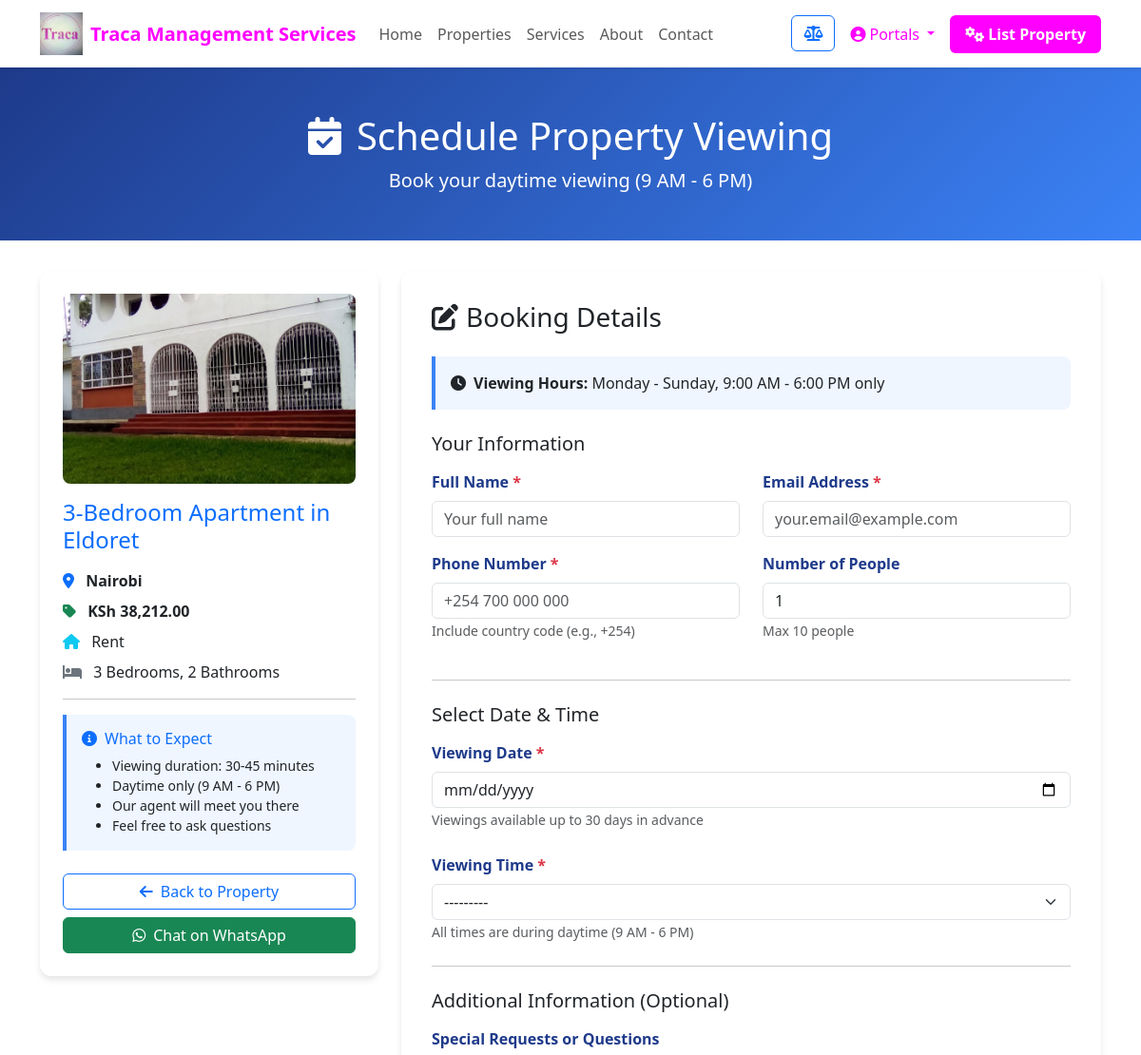
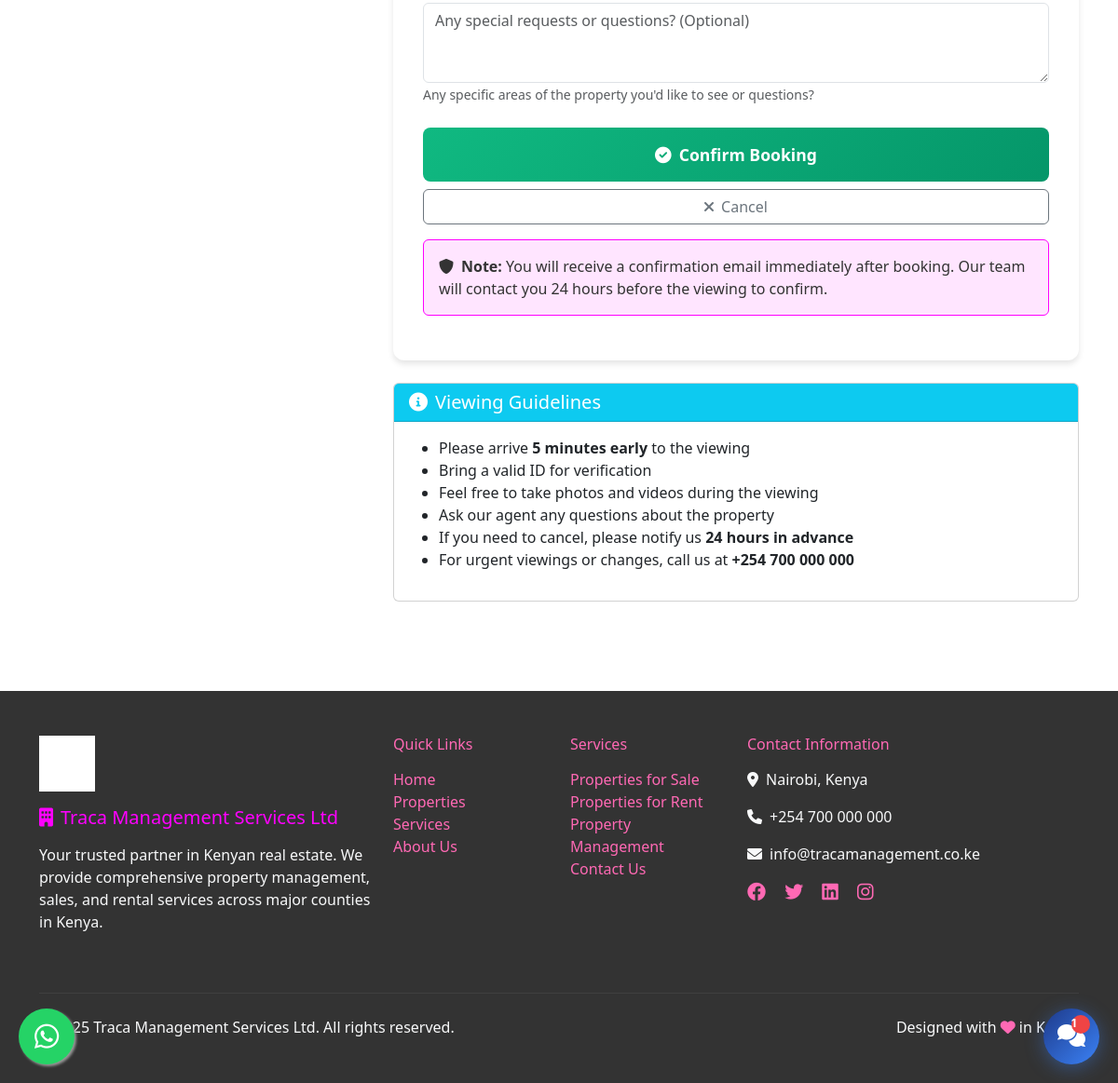
The app's page /properties/28/book-viewing/ with its own data (2 pictures, top to bottom).
### listings/models.py (models this page shows, shortened)
class Property(models.Model):
    PROPERTY_TYPES = [
        ('sale', 'Sale'),
        ('rent', 'Rent'),
        ('management', 'Management'),
    ]
    title = models.CharField(max_length=200)
    property_type = models.CharField(max_length=20, choices=PROPERTY_TYPES)
    county = models.ForeignKey(County, on_delete=models.CASCADE, related_name='properties')
    landlord = models.ForeignKey('Landlord', on_delete=models.CASCADE, related_name='properties', null=True, blank=True, help_text="Property owner/landlord")
    price = models.DecimalField(max_digits=15, decimal_places=2, null=True, blank=True, validators=[MinValueValidator(0)])
    area = models.DecimalField(max_digits=10, decimal_places=2, null=True, blank=True, validators=[MinValueValidator(0)])
    bedrooms = models.PositiveIntegerField(null=True, blank=True)
    bathrooms = models.PositiveIntegerField(null=True, blank=True)
    bathtubs = models.PositiveIntegerField(null=True, blank=True)
    washrooms = models.PositiveIntegerField(null=True, blank=True)
    parking_slots = models.PositiveIntegerField(null=True, blank=True)
    is_furnished = models.BooleanField(default=False, help_text="Is the property furnished?")
    pet_friendly = models.BooleanField(default=False, help_text="Are pets allowed?")
    near_school = models.BooleanField(default=False, help_text="Is property near a school?")
    amenities = models.ManyToManyField(Amenity, blank=True, related_name='properties')
    is_verified = models.BooleanField(default=False)
    virtual_tour_url = models.URLField(blank=True, null=True)
    video_tour = models.FileField(upload_to='properties/videos/', blank=True, null=True)
    description = models.TextField()
    created_at = models.DateTimeField(auto_now_add=True)
    class Meta:
        verbose_name_plural = "Properties"
        ordering = ['-created_at']
    @property
    def main_image(self):
        return self.media.filter(media_type='image').first()

class PropertyMedia(models.Model):
    MEDIA_TYPES = [
        ('image', 'Image'),
        ('video', 'Video'),
        ('virtual_tour', 'Virtual Tour'),
    ]
    property = models.ForeignKey(Property, on_delete=models.CASCADE, related_name='media')
    media_type = models.CharField(max_length=20, choices=MEDIA_TYPES)
    file = models.FileField(upload_to='properties/')
    caption = models.CharField(max_length=200, blank=True)
    is_primary = models.BooleanField(default=False)
    order = models.PositiveIntegerField(default=0)
    created_at = models.DateTimeField(auto_now_add=True)
    class Meta:
        ordering = ['order', 'created_at']
        verbose_name_plural = "Property Media"

class County(models.Model):
    name = models.CharField(max_length=100, unique=True)
    slug = models.SlugField(max_length=100, unique=True)
    description = models.TextField(blank=True)
    main_towns = models.TextField(blank=True, help_text="Comma-separated list of main towns in this county")
    is_active = models.BooleanField(default=True)
    created_at = models.DateTimeField(auto_now_add=True)
    updated_at = models.DateTimeField(auto_now=True)
    class Meta:
        verbose_name_plural = "Counties"
        ordering = ['name']

### listings/views.py (the view)
# urls.py: path('properties/<int:pk>/book-viewing/', views.book_property_viewing, name='book_viewing'),
def book_property_viewing(request, pk):
    property_obj = get_object_or_404(Property, pk=pk, property_type__in=['sale', 'rent'])
    today = date.today()
    end_date = today + timedelta(days=30)
    booked_slots = PropertyViewing.objects.filter(
        property_item=property_obj,
        viewing_date__gte=today,
        viewing_date__lte=end_date,
        status__in=['pending', 'confirmed']
    ).values('viewing_date', 'viewing_time')
    booked_dict = {}
    for slot in booked_slots:
        date_key = slot['viewing_date'].isoformat()
        if date_key not in booked_dict:
            booked_dict[date_key] = []
        booked_dict[date_key].append(slot['viewing_time'])
    if request.method == 'POST':
        form = PropertyViewingForm(request.POST, property=property_obj)
        if form.is_valid():
            viewing = form.save(commit=False)
            viewing.property_item = property_obj
            viewing.save()
            send_viewing_notifications(viewing, property_obj)
            viewing.is_notified = True
            viewing.confirmation_sent = True
            viewing.save()
            messages.success(
                request,
                f'Viewing booked successfully for {viewing.viewing_date} at {viewing.get_viewing_time_display()}! '
                'Check your email for confirmation.'
            )
            return redirect('listings:viewing_confirmation', pk=viewing.pk)
        else:
            messages.error(request, 'Please correct the errors below.')
    else:
        form = PropertyViewingForm(property=property_obj)
    context = {
        'property': property_obj,
        'form': form,
        'booked_slots': booked_dict,
        'time_slots': PropertyViewing.TIME_SLOTS,
        'min_date': today.isoformat(),
        'max_date': end_date.isoformat(),
        'year': timezone.now().year,
    }
    return render(request, 'listings/book_viewing.html', context)

### listings/templates/listings/book_viewing.html (shortened to what this page needs)
{% extends 'base.html' %}
{% load static %}
{% load humanize %}
{% block content %}
<div class="booking-header">
    <div class="container text-center">
        <h1><i class="fas fa-calendar-check me-3"></i>Schedule Property Viewing</h1>
        <p class="lead mb-0">Book your daytime viewing (9 AM - 6 PM)</p>
    </div>
</div>
<div class="container pb-5">
    <div class="row">
        <div class="col-lg-4 mb-4">
            <div class="property-summary">
                {% if property.main_image %}
                    <img src="{{ property.main_image.file.url }}" alt="{{ property.title }}" class="property-summary-image">
                {% else %}
                    <img src="{% static 'images/default_property.jpg' %}" alt="{{ property.title }}" class="property-summary-image">
                {% endif %}
                <h4 class="text-primary mb-3">{{ property.title }}</h4>
                <p class="mb-2">
                    <i class="fas fa-map-marker-alt text-primary me-2"></i>
                    <strong>{{ property.county.name }}</strong>
                </p>
                <p class="mb-2">
                    <i class="fas fa-tag text-success me-2"></i>
                    <strong>KSh {{ property.price|intcomma }}</strong>
                </p>
                <p class="mb-2">
                    <i class="fas fa-home text-info me-2"></i>
                    {{ property.get_property_type_display }}
                </p>
                {% if property.bedrooms %}
                <p class="mb-2">
                    <i class="fas fa-bed text-secondary me-2"></i>
                    {{ property.bedrooms }} Bedrooms, {{ property.bathrooms }} Bathrooms
                </p>
                {% endif %}
                <hr>
                <div class="info-box">
                    <h6 class="text-primary"><i class="fas fa-info-circle me-2"></i>What to Expect</h6>
                    <ul class="small mb-0">
                        <li>Viewing duration: 30-45 minutes</li>
                        <li>Daytime only (9 AM - 6 PM)</li>
                        <li>Our agent will meet you there</li>
                        <li>Feel free to ask questions</li>
                    </ul>
                </div>
                <div class="d-grid gap-2">
                    <a href="{% url 'listings:property_detail' property.pk %}" class="btn btn-outline-primary">
                        <i class="fas fa-arrow-left me-2"></i>Back to Property
                    </a>
                    <button class="btn btn-success" onclick="openWhatsApp()">
                        <i class="fab fa-whatsapp me-2"></i>Chat on WhatsApp
                    </button>
                </div>
            </div>
        </div>
        <div class="col-lg-8">
            <div class="booking-form-card">
                <h3 class="mb-4"><i class="fas fa-edit me-2"></i>Booking Details</h3>
                <div class="info-box">
                    <strong><i class="fas fa-clock me-2"></i>Viewing Hours:</strong> Monday - Sunday, 9:00 AM - 6:00 PM only
                </div>
                <form method="POST" id="bookingForm">
                    <h5 class="mb-3">Your Information</h5>
                    <div class="row">
                        <div class="col-md-6 mb-3">
                            <label for="{{ form.name.id_for_label }}" class="form-label">
                                Full Name <span class="text-danger">*</span>
                            </label>
                            {{ form.name }}
                        </div>
                        <div class="col-md-6 mb-3">
                            <label for="{{ form.email.id_for_label }}" class="form-label">
                                Email Address <span class="text-danger">*</span>
                            </label>
                            {{ form.email }}
                        </div>
                        <div class="col-md-6 mb-3">
                            <label for="{{ form.phone.id_for_label }}" class="form-label">
                                Phone Number <span class="text-danger">*</span>
                            </label>
                            {{ form.phone }}
                            <small class="text-muted">Include country code (e.g., +254)</small>
                        </div>
                        <div class="col-md-6 mb-3">
                            <label for="{{ form.number_of_people.id_for_label }}" class="form-label">
                                Number of People
                            </label>
                            {{ form.number_of_people }}
                            <small class="text-muted">Max 10 people</small>
                        </div>
                    </div>
                    <hr class="my-4">
                    <h5 class="mb-3">Select Date & Time</h5>
                    <div class="mb-4">
                        <label for="{{ form.viewing_date.id_for_label }}" class="form-label">
                            Viewing Date <span class="text-danger">*</span>
                        </label>
                        {{ form.viewing_date }}
                        <small class="text-muted">Viewings available up to 30 days in advance</small>
                    </div>
                    <div class="mb-4">
                        <label for="{{ form.viewing_time.id_for_label }}" class="form-label">
                            Viewing Time <span class="text-danger">*</span>
                        </label>
                        {{ form.viewing_time }}
                        <small class="text-muted">All times are during daytime (9 AM - 6 PM)</small>
                    </div>
                    <hr class="my-4">
                    <h5 class="mb-3">Additional Information (Optional)</h5>
                    <div class="mb-3">
                        <label for="{{ form.message.id_for_label }}" class="form-label">
                            Special Requests or Questions
                        </label>
                        {{ form.message }}
                        <small class="text-muted">Any specific areas of the property you'd like to see or questions?</small>
                    </div>
                    <div class="d-grid gap-2 mt-4">
                        <button type="submit" class="submit-btn">
                            <i class="fas fa-check-circle me-2"></i>Confirm Booking
                        </button>
                        <a href="{% url 'listings:property_detail' property.pk %}" class="btn btn-outline-secondary">
                            <i class="fas fa-times me-2"></i>Cancel
                        </a>
                    </div>
                    <div class="alert alert-info mt-3">
                        <strong><i class="fas fa-shield-alt me-2"></i>Note:</strong> You will receive a confirmation email immediately after booking.
                        Our team will contact you 24 hours before the viewing to confirm.
                    </div>
                </form>
            </div>
            <div class="card mt-4">
                <div class="card-header bg-info text-white">
                    <h5 class="mb-0"><i class="fas fa-info-circle me-2"></i>Viewing Guidelines</h5>
                </div>
                <div class="card-body">
                    <ul>
                        <li>Please arrive <strong>5 minutes early</strong> to the viewing</li>
                        <li>Bring a valid ID for verification</li>
                        <li>Feel free to take photos and videos during the viewing</li>
                        <li>Ask our agent any questions about the property</li>
                        <li>If you need to cancel, please notify us <strong>24 hours in advance</strong></li>
                        <li>For urgent viewings or changes, call us at <strong>+254 700 000 000</strong></li>
                    </ul>
                </div>
            </div>
        </div>
    </div>
</div>
{% endblock %}

### static/css/brand.css (style rules this page uses)
:root { --brand-magenta: #FF00FF; --brand-bright-pink: #FF69B4; --brand-pale-grey: #F5F5F5; --brand-white: #FFFFFF; --brand-dark-grey: #333333; --brand-black: #000000; }
.alert-info { background-color: rgba(255, 0, 255, 0.1); border-color: var(--brand-magenta); color: var(--brand-dark-grey); }

### listings/templates/listings/book_viewing.html (style rules this page uses)
.booking-header { background: linear-gradient(135deg, #1e3a8a 0%, #3b82f6 100%); color: white; padding: 3rem 0; margin-bottom: 2rem; }
.property-summary { background: white; border-radius: 12px; box-shadow: 0 4px 6px rgba(0,0,0,0.1); padding: 1.5rem; margin-bottom: 2rem; }
.property-summary-image { width: 100%; height: 200px; object-fit: cover; border-radius: 8px; margin-bottom: 1rem; }
.booking-form-card { background: white; border-radius: 12px; box-shadow: 0 4px 6px rgba(0,0,0,0.1); padding: 2rem; }
.form-label { font-weight: 600; color: #1e3a8a; margin-bottom: 0.5rem; }
.info-box { background: #eff6ff; border-left: 4px solid #3b82f6; padding: 1rem; border-radius: 0 8px 8px 0; margin-bottom: 1.5rem; }
.submit-btn { background: linear-gradient(135deg, #10b981 0%, #059669 100%); border: none; color: white; padding: 1rem 2rem; border-radius: 8px; font-weight: 600; font-size: 1.1rem; transition: all 0.3s ease; }

### records on screen
Property: main_image.file (picture), title "3-Bedroom Apartment in Eldoret", county.name "Nairobi", price "38,212.00", property_type "Rent", bedrooms "3", bathrooms "2"
